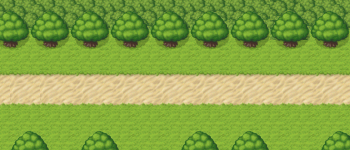

This is a level from a 2D game, rendered from its Tiled map with the project's own tilesets. A one-line summary and the complete map file follow:
An orthogonal 35x15 tile map with 10x10 px tiles, 1 tile layer (background), 1 hidden layer not drawn.

<map version="1.0" orientation="orthogonal" width="35" height="15" tilewidth="10" tileheight="10">
 <tileset firstgid="1" name="test" tilewidth="10" tileheight="10">
  <image source="test.png" width="512" height="256" />
 </tileset>
 <layer name="background" width="35" height="15">
  <data encoding="csv">
1,2,3,4,5,6,7,8,9,10,11,12,13,14,15,16,17,18,19,20,21,22,23,24,25,26,27,28,29,30,31,32,33,34,35,
52,53,54,55,56,57,58,59,60,61,62,63,64,65,66,67,68,69,70,71,72,73,74,75,76,77,78,79,80,81,82,83,84,85,86,
103,104,105,106,107,108,109,110,111,112,113,114,115,116,117,118,119,120,121,122,123,124,125,126,127,128,129,130,131,132,133,134,135,136,137,
154,155,156,157,158,159,160,161,162,163,164,165,166,167,168,169,170,171,172,173,174,175,176,177,178,179,180,181,182,183,184,185,186,187,188,
205,206,207,208,209,210,211,212,213,214,215,216,217,218,219,220,221,222,223,224,225,226,227,228,229,230,231,232,233,234,235,236,237,238,239,
256,257,258,259,260,261,262,263,264,265,266,267,268,269,270,271,272,273,274,275,276,277,278,279,280,281,282,283,284,285,286,287,288,289,290,
307,308,309,310,311,312,313,314,315,316,317,318,319,320,321,322,323,324,325,326,327,328,329,330,331,332,333,334,335,336,337,338,339,340,341,
358,359,360,361,362,363,364,365,366,367,368,369,370,371,372,373,374,375,376,377,378,379,380,381,382,383,384,385,386,387,388,389,390,391,392,
409,410,411,412,413,414,415,416,417,418,419,420,421,422,423,424,425,426,427,428,429,430,431,432,433,434,435,436,437,438,439,440,441,442,443,
460,461,462,463,464,465,466,467,468,469,470,471,472,473,474,475,476,477,478,479,480,481,482,483,484,485,486,487,488,489,490,491,492,493,494,
511,512,513,514,515,516,517,518,519,520,521,522,523,524,525,526,527,528,529,530,531,532,533,534,535,536,537,538,539,540,541,542,543,544,545,
562,563,564,565,566,567,568,569,570,571,572,573,574,575,576,577,578,579,580,581,582,583,584,585,586,587,588,589,590,591,592,593,594,595,596,
613,614,615,616,617,618,619,620,621,622,623,624,625,626,627,628,629,630,631,632,633,634,635,636,637,638,639,640,641,642,643,644,645,646,647,
664,665,666,667,668,669,670,671,672,673,674,675,676,677,678,679,680,681,682,683,684,685,686,687,688,689,690,691,692,693,694,695,696,697,698,
715,716,717,718,719,720,721,722,723,724,725,726,727,728,729,730,731,732,733,734,735,736,737,738,739,740,741,742,743,744,745,746,747,748,749
</data>
 </layer>
 <layer name="walls" width="35" height="15" visible="0">
  <data encoding="csv">
429,429,429,429,429,429,429,429,429,429,429,429,429,429,429,429,429,429,429,429,429,429,429,429,429,429,429,429,429,429,429,429,429,429,429,
429,429,429,429,429,429,429,429,429,429,429,429,429,429,429,429,429,429,429,429,429,429,429,429,429,429,429,429,429,429,429,429,429,429,429,
429,429,429,429,429,429,429,429,429,429,429,429,429,429,429,429,429,429,429,429,429,429,429,429,429,429,429,429,429,429,429,429,429,429,429,
429,429,429,429,429,429,429,429,429,429,429,429,429,429,429,429,429,429,429,429,429,429,429,429,429,429,429,429,429,429,429,429,429,429,429,
429,429,429,429,429,429,429,429,429,429,429,429,429,429,429,429,429,429,429,429,429,429,429,429,429,429,429,429,429,429,429,429,429,429,429,
0,0,0,0,0,0,0,0,0,0,0,0,0,0,0,0,0,0,0,0,0,0,0,0,0,0,0,0,0,0,0,0,0,0,0,
0,0,0,0,0,0,0,0,0,0,0,0,0,0,0,0,0,0,0,0,0,0,0,0,0,0,0,0,0,0,0,0,0,0,0,
0,0,0,0,0,0,0,0,0,0,0,0,0,0,0,0,0,0,0,0,0,0,0,0,0,0,0,0,0,0,0,0,0,0,0,
0,0,0,0,0,0,0,0,0,0,0,0,0,0,0,0,0,0,0,0,0,0,0,0,0,0,0,0,0,0,0,0,0,0,0,
0,0,0,0,0,0,0,0,0,0,0,0,0,0,0,0,0,0,0,0,0,0,0,0,0,0,0,0,0,0,0,0,0,0,0,
0,0,0,0,0,0,0,0,0,0,0,0,0,0,0,0,0,0,0,0,0,0,0,0,0,0,0,0,0,0,0,0,0,0,0,
0,0,0,0,0,0,0,0,0,0,0,0,0,0,0,0,0,0,0,0,0,0,0,0,0,0,0,0,0,0,0,0,0,0,0,
0,0,0,0,0,0,0,0,0,0,0,0,0,0,0,0,0,0,0,0,0,0,0,0,0,0,0,0,0,0,0,0,0,0,0,
429,429,429,429,429,429,429,429,429,429,429,429,429,429,429,429,429,429,429,429,429,429,429,429,429,429,429,429,429,429,429,429,429,429,429,
429,429,429,429,429,429,429,429,429,429,429,429,429,429,429,429,429,429,429,429,429,429,429,429,429,429,429,429,429,429,429,429,429,429,429
</data>
 </layer>
</map>
